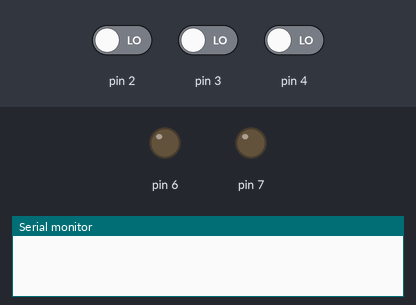
The sketch below on a simulated Arduino Uno, built with avr-gcc and run on an emulated ATmega328P. Shown: output pins drawn as LEDs (lit = HIGH), the last lines printed to the serial monitor. Dashed ring = blinking. Inputs (shaded band) come from the test bench; at power-on: pin 2 LOW, pin 4 LOW, pin 3 LOW.

Above: at 1.2 s.
1.3 s: pin 2 driven HIGH
At 2.2 s:
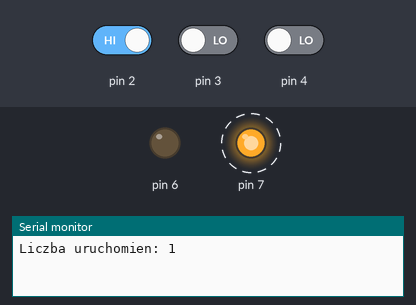
4.3 s: pin 4 driven HIGH
At 5.5 s:
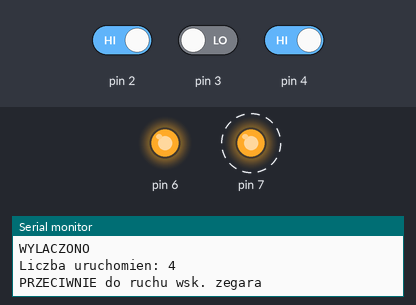
7.3 s: pin 3 driven HIGH
10.3 s: pin 2 driven LOW
At 11.5 s:
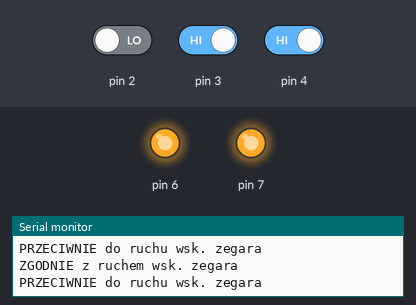
11.8 s: pin 4 driven LOW
At 12.8 s:
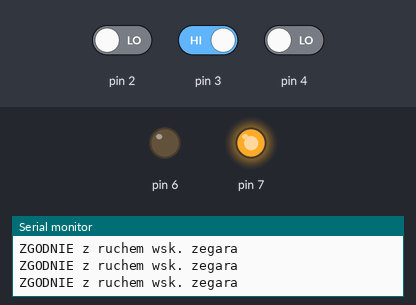
Timing chart, 0 to 14.5 s (numbered marks = the images above; inputs shaded):
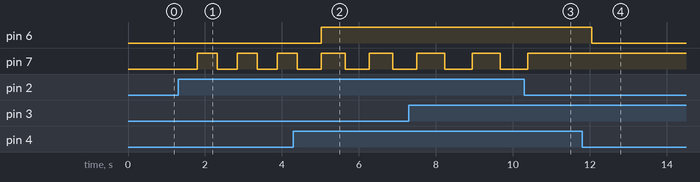

Measured:
- after the input at 1.3 s, pin 7: alternates HIGH for 0.52 s and LOW for 0.52 s, starting after 0.50 s
- after the input at 4.3 s, pin 6: LOW → HIGH after 0.72 s
- after the input at 10.3 s, pin 7: goes on until 10.4 s, then stays HIGH
- after the input at 11.8 s, pin 6: HIGH → LOW after 0.25 s

The sketch:

Silnik.ino
```cpp
void setup()
{
  Serial.begin(9600);
  pinMode(2, INPUT);
  pinMode(3, INPUT);
  pinMode(4, INPUT);
  pinMode(6, OUTPUT);
  pinMode(7, OUTPUT);

}

int counter = 0;
bool running = false;
bool CLKwise = false;
bool counterCLKwise = false;
int sw1 = LOW;
int sw2 = LOW;
int sw3 = LOW;

void loop()
{

  sw1 = digitalRead(2);
  sw2 = digitalRead(3);
  sw3 = digitalRead(4);
  //digitalWrite(7, HIGH);

  if(sw1 == HIGH) {
    delay(500);
    running = !running;

    if(running == true){
      	counter += 1;
      	Serial.print("Liczba uruchomien: ");
    	Serial.print(counter);
    	Serial.print("\n");

    }else Serial.print("WYLACZONO\n");
  }

  if(sw2 == HIGH){
    delay(100);
   	Serial.print("ZGODNIE z ruchem wsk. zegara\n");
    CLKwise = false;
	counterCLKwise = true;
  }

   if(sw3 == HIGH){
    delay(100);
    Serial.print("PRZECIWNIE do ruchu wsk. zegara\n");
    CLKwise = true;
   	counterCLKwise = false;
  }

  if(running){
      if(CLKwise)
      		digitalWrite(6, HIGH);

      else if(counterCLKwise)
      		digitalWrite(6, LOW);

      digitalWrite(7, HIGH);

  }
  else {
    digitalWrite(7, LOW);
  	CLKwise = false;
    counterCLKwise = false;
  }
  delay(20);

}
```
